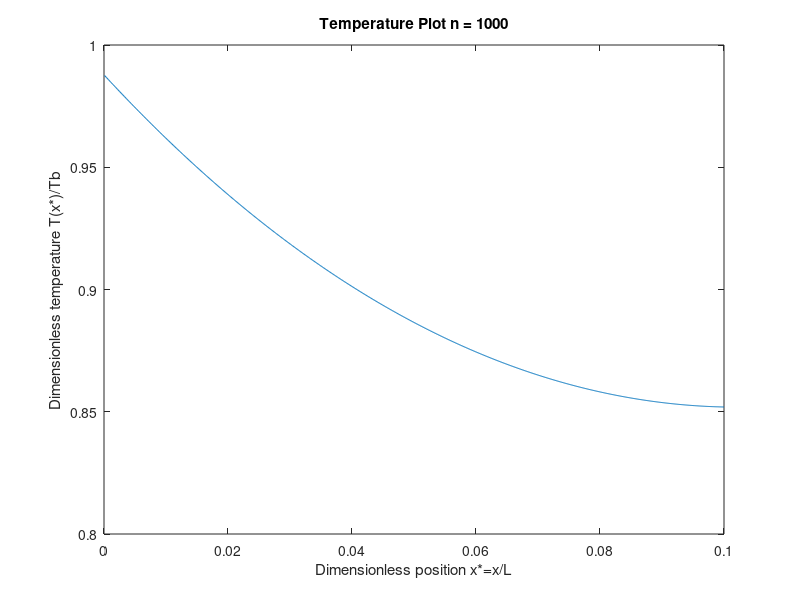
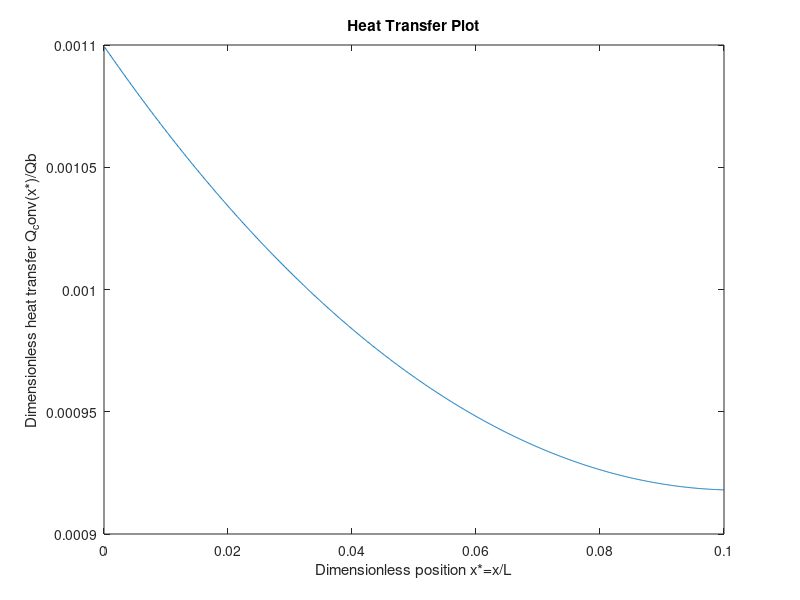

These charts were generated, in order, by the following MATLAB code:
clear; close; clc;
%% constants
W = 0.05; %width
H = 0.005; %height
L = 0.1; %length
k = 120; %conductivity
h = 10; %heat transfer coefficient
Rc = 0.15; %contact resistance between base & 1st element
Qb = 10; %base heat flux [W]
T_inf = 20; %ambient temperature
n = 1000; %number of fin elements (when n=70, Tb=121)
c = 1e-5; %covergence criteria (abs((Tnew-Told)/Tnew))
%% variables
dx = L/n;
As = 2*(H+W)*dx;
Ac = H*W;
R1 = dx/(k*Ac);
R2 = 1/(h*As);
R_tip = 1/(h*Ac);
%% calculation
A(n,n) = 0;
B(n,1) = 0;
A(1,1:2)=[(1/R1+1/R2) -1/R1];
A(n,(n-1):n)=[-1/R1 (1/R1+1/R2+1/R_tip)];
B([1 n],:)=[(Qb+T_inf/R2) T_inf*(1/R_tip+1/R2)];
for i = 2:(n-1)
    A(i,(i-1):(i+1))=[-1/R1 (2/R1+1/R2) -1/R1];
    B(i,:)=T_inf/R2;
end
T = A\B; %temperature distribution column
for i = 1:(n-1)
    if abs((T(i+1)-T(i))/T(i+1)) >= c %convergence criteria
        T(i) = T(i+1);
    end
end
Tb = Qb*(Rc+0.5*R1)+T(1); %base temperature
Q = (sum(T)-n*T_inf)/R2;
Q_max = h*(n*As+2*Ac)*(Tb-T_inf);
e = Q/Q_max; %fin efficiency
x(n) = 0; Q_conv(n) = 0;
for i = 1:n
    x(i) = dx*i;
    Q_conv(i) = (T(i)-T_inf)/R2;
end
%% plot
figure(1);
plot(x,T/Tb);
title('Temperature Plot n = 1000');
xlabel('Dimensionless position x*=x/L');
ylabel('Dimensionless temperature T(x*)/Tb');
figure(2);
plot(x,Q_conv/Qb);
title('Heat Transfer Plot');
xlabel('Dimensionless position x*=x/L');
ylabel('Dimensionless heat transfer Q_conv(x*)/Qb');